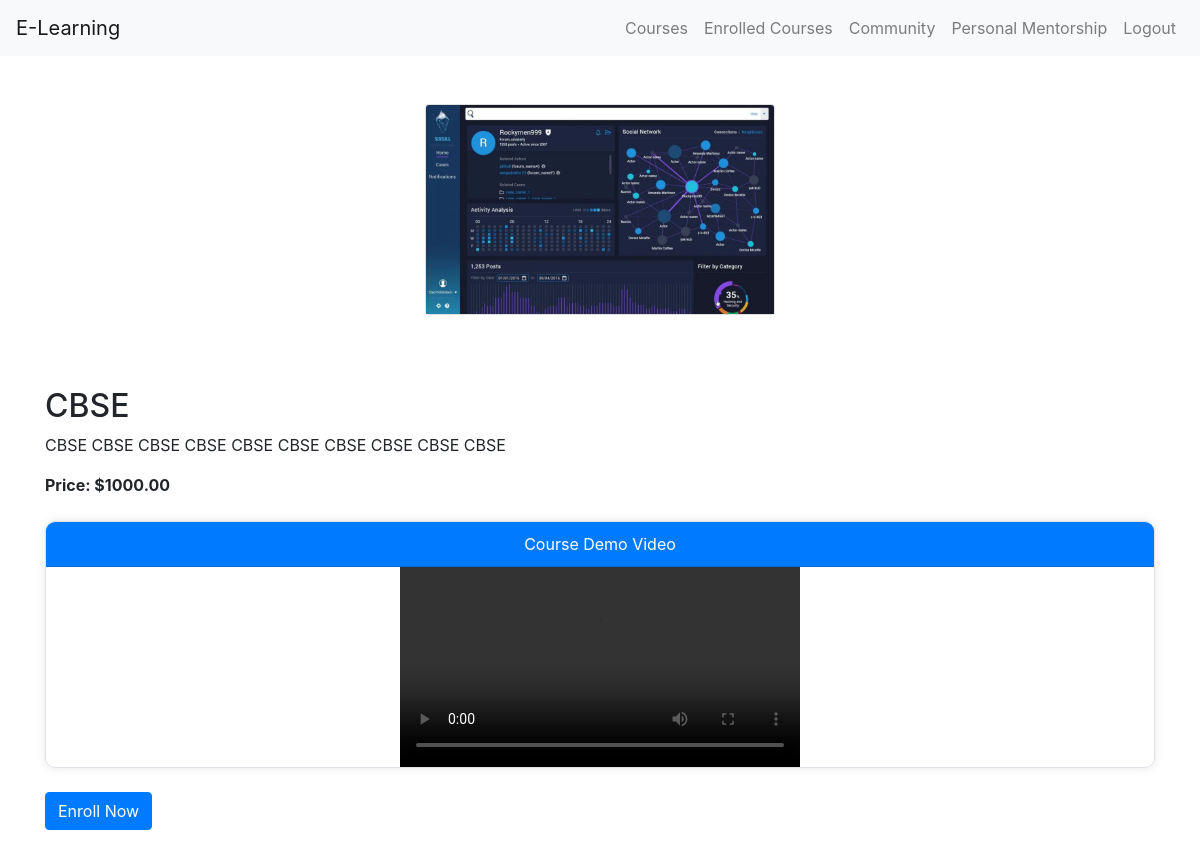
The app's page /course/3/ with its own data.
### app/models.py (models this page shows, shortened)
class Course(models.Model):
    TECH_COURSE = 'Tech Courses'
    CBSE_COURSE = 'CBSE Courses'
    CATEGORY_CHOICES = [
        (TECH_COURSE, 'Tech Courses'),
        (CBSE_COURSE, 'CBSE Courses'),
    ]
    title = models.CharField(max_length=100)
    description = models.TextField()
    price = models.DecimalField(max_digits=8, decimal_places=2)
    category = models.CharField(max_length=100, choices=CATEGORY_CHOICES, default=TECH_COURSE)
    grade = models.CharField(max_length=10, blank=True, null=True)
    image = models.ImageField(upload_to='staticfiles/course_images/', null=True, blank=True)
    demo_video = models.FileField(upload_to='staticfiles/demo_videos/', null=True, blank=True)
    course_video = models.FileField(upload_to='staticfiles/course_videos/', null=True, blank=True)

### app/views.py (the view)
# urls.py: path('course/<int:course_id>/', view_course_details, name='view_course_details'),
def view_course_details(request, course_id):
    course = Course.objects.get(id=course_id)
    return render(request, 'view_course_details.html', {'course': course})

### app/templates/view_course_details.html (shortened to what this page needs)
<!DOCTYPE html>
<html lang="en">
<head>
    <link rel="stylesheet" href="https://stackpath.bootstrapcdn.com/bootstrap/4.5.2/css/bootstrap.min.css">
</head>
<body>
<nav class="navbar navbar-expand-lg navbar-light bg-light">
    <a class="navbar-brand" href="#">E-Learning</a>
    <div class="collapse navbar-collapse" id="navbarNav">
        <ul class="navbar-nav ml-auto">
            <li class="nav-item">
                <a class="nav-link" href="{% url 'course_catalog' %}">Courses</a>
            </li>
            <li class="nav-item">
                <a class="nav-link" href="{% url 'enrolled_course' %}">Enrolled Courses</a>
            </li>
            <li class="nav-item">
                <a class="nav-link" href="{% url 'community_platform' %}">Community</a>
            </li>
            <li class="nav-item">
                <a class="nav-link" href="{% url 'mentorship_page' %}">Personal Mentorship</a>
            </li>
            <li class="nav-item">
                <a class="nav-link" href="{% url 'logout' %}">Logout</a>
            </li>
        </ul>
    </div>
</nav>
<br>
<br>
<div class="container">
    <div class="row justify-content-center">
        <div class="col-md-4 mb-4">
            <div class="card">
                <img src="{{ course.image.url }}" class="card-img-top" alt="{{ course.title }}">
            </div>
        </div>
    </div>
</div>
<div class="container mt-5">
    <h2>{{ course.title }}</h2>
    <p>{{ course.description }}</p>
    <p><strong>Price: ${{ course.price }}</strong></p>
    {% if course.demo_video %}
    <div class="video-card mt-4">
        <div class="card-header">
            Course Demo Video
        </div>
        <video controls>
            <source src="{{ course.demo_video.url }}" type="{{ course.demo_video.content_type }}">
        </video>
    </div>
    {% endif %}
    <form method="post" action="{% url 'course_payment' course.id %}">
        <button type="submit" class="btn btn-primary mt-4">Enroll Now</button>
    </form>
    <br>
<br>
<br>
<br>
    <br>
<br>
<br>
<br>
</div>
</body>
</html>

### app/templates/view_course_details.html (style rules this page uses)
.video-card { border: 1px solid #dee2e6; border-radius: 10px; overflow: hidden; box-shadow: 0px 0px 10px rgba(0, 0, 0, 0.1); text-align: center; }
.video-card .card-header { background-color: #007bff; color: #fff; padding: 10px; text-align: center; }
.video-card video { width: 100%; max-width: 400px; display: block; margin: 0 auto; }

### records on screen
Course: image (picture), title "CBSE", description "CBSE CBSE CBSE CBSE CBSE CBSE CBSE CBSE CBSE CBSE", price "1000.00"
